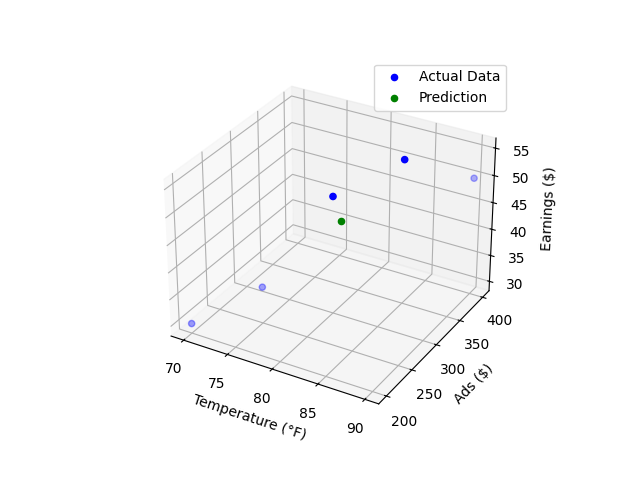

This chart was generated by the following Python code:
import numpy as np
import matplotlib.pyplot as plt
from sklearn.linear_model import LinearRegression

# Training data (Temperature, Ads, Holiday) -> Earnings
X = np.array([
    [70, 200, 0], 
    [75, 250, 0], 
    [80, 300, 1], 
    [85, 350, 1], 
    [90, 400, 0]
])  # Inputs (Features)

y = np.array([30, 35, 50, 55, 50])  # Output (Earnings in $)

# Create the model
model = LinearRegression()
model.fit(X, y)

# Predict earnings for (Temperature = 82°F, Ads = $280, Holiday = 1)
new_data = np.array([[82, 280, 1]])
predicted_earnings = model.predict(new_data)

print(f"Predicted earnings for 82°F, $280 ads, and Holiday: ${predicted_earnings[0]:.2f}")

# Plot the data and regression line
fig = plt.figure()
ax = fig.add_subplot(111, projection='3d')
ax.scatter(X[:, 0], X[:, 1], y, color='blue', label="Actual Data")
ax.scatter(new_data[0][0], new_data[0][1], predicted_earnings, color='green', label="Prediction")
ax.set_xlabel("Temperature (°F)")
ax.set_ylabel("Ads ($)")
ax.set_zlabel("Earnings ($)")
plt.legend()
plt.savefig("multiple_linear_regression.png")